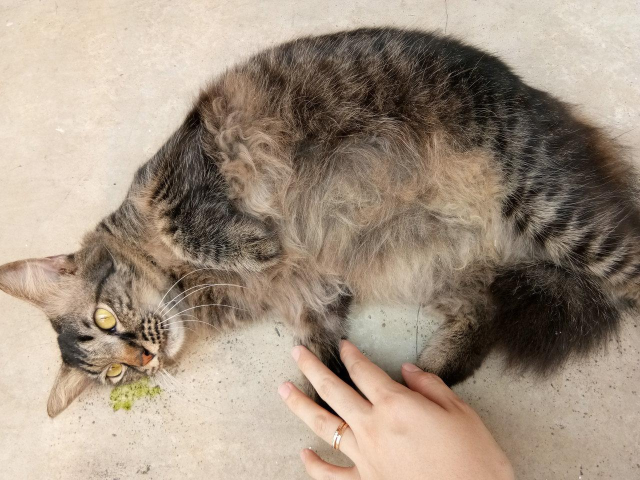
#> input picture train/0337f2ce81eef33554ccabb17e2d8992.jpg, 1280 x 960 px (shown at 1/2 size); its folder holds only this picture in this run
$ jupyter execute --allow-errors hog_features.ipynb   (older library calls are emulated)
#> lines starting #> are read from the running program, lines starting #| are printed output that depends on the picture
[cell 1]
# Load in packages
import os
import seaborn as sns
import pandas as pd
from glob import glob
import numpy as np
import matplotlib.pyplot as plt
import cv2 as cv
from skimage.filters import gabor
from skimage import img_as_ubyte
from skimage.feature import local_binary_pattern
import mahotas
from skimage.feature import hog
from sklearn.decomposition import PCA

# Get the metadata (the .csv data) and put it into DataFrames
train_df = pd.read_csv('train.csv')
#> (reads train.csv from the repository)

# Get the image data (the .jpg data) and put it into lists of filenames
train_jpg = glob("train/*.jpg")


# List to store HOG features
hog_feature_list = []

for image_path in train_jpg:
    # Load image
    image = cv.imread(image_path)
#> image is the input picture: shape (960, 1280, 3); mean B, G, R 129.6, 146.1, 162.5
    # Convert to grayscale
    gray_image = cv.cvtColor(image, cv.COLOR_BGR2GRAY)
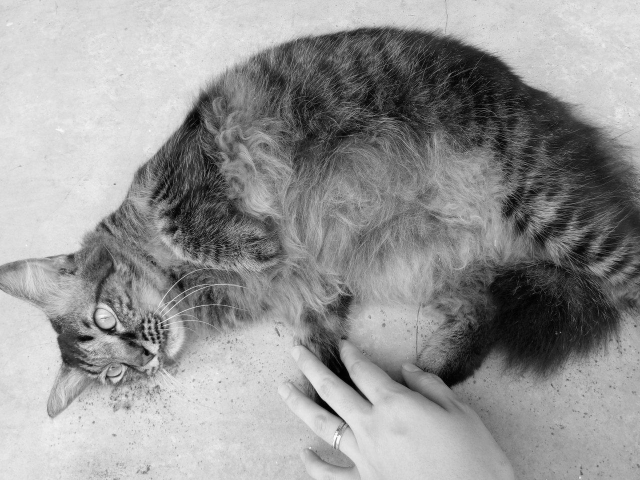
#> gray_image: shape (960, 1280) (shown at 1/2 size); min 0, max 255, mean 149.1
    # Resize image
    gray_image = cv.resize(gray_image, (128, 64))
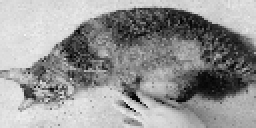
#> gray_image: shape (64, 128) (shown 2 times larger); min 1, max 246, mean 149.2

    # Convert image to unsigned byte (required for Gabor filter)
    image_ubyte = img_as_ubyte(gray_image)

    # Extract HOG features
    fd, _ = hog(gray_image, orientations=8, pixels_per_cell=(16, 16), cells_per_block=(1, 1), visualize=True)
#> fd = 256 values, max 0.498 at index 228, min 0.0813 at index 225, mean 0.349

    # Add HOG features to the list
    hog_feature_list.append(fd.flatten())

    # Calculate other features (Gabor, Haralick, Luminance, Saturation, LBP)

# Create DataFrame with HOG features
hog_columns = ['hog_' + str(i) for i in range(len(hog_feature_list[0]))]
#> hog_columns = 256 items, first 6: 'hog_0', 'hog_1', 'hog_2', 'hog_3', 'hog_4', 'hog_5'
hog_df = pd.DataFrame(hog_feature_list, columns=hog_columns)
#> hog_df = table of 1 rows and 256 columns


# top 20 hog features
top_hog_features = hog_df.corrwith(train_df['Pawpularity']).abs().nlargest(20).index
hog_df_selected = hog_df[top_hog_features]
#> hog_df_selected = table of 1 rows and 20 columns

# Add Pawpularity to the DataFrame
hog_df_selected['Pawpularity'] = train_df['Pawpularity']

# Calculate the correlation matrix
hog_selected_correlation_matrix = hog_df_selected.corr()
#> hog_selected_correlation_matrix = table of 21 rows and 21 columns

# Display the correlation matrix with numerical values
plt.figure(figsize=(12, 12))
sns.heatmap(hog_selected_correlation_matrix, cmap='coolwarm', annot=True, fmt='.2f')

plt.title('Top 20 Selected HOG Features Correlation Matrix with Pawpularity')
plt.show()
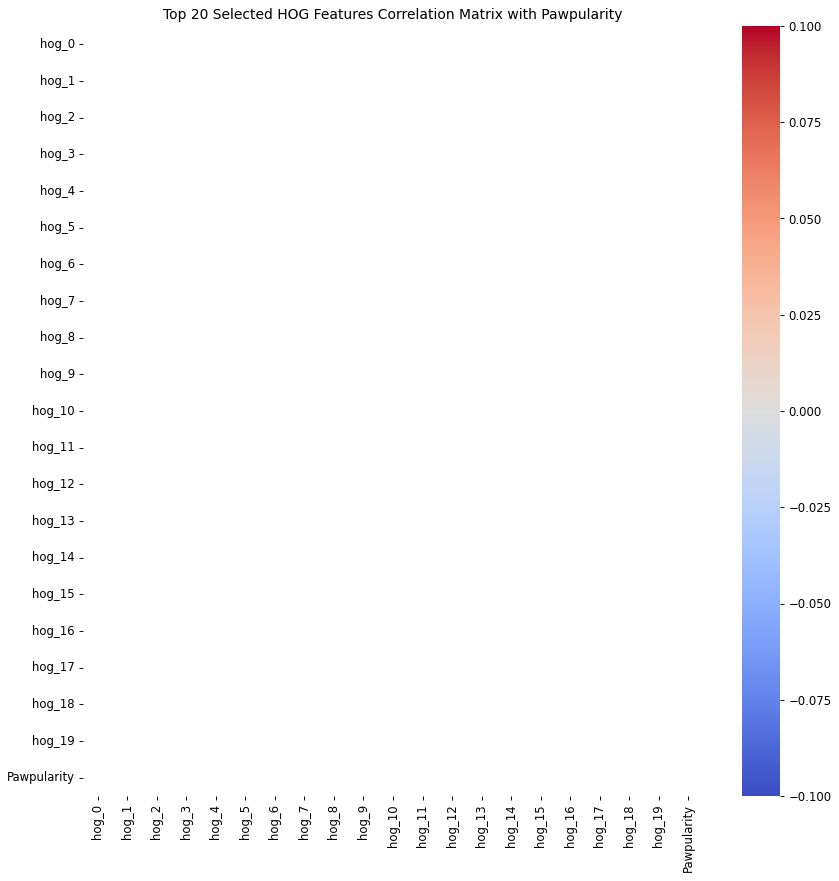
#> figure drawn by matplotlib, 2 panels
